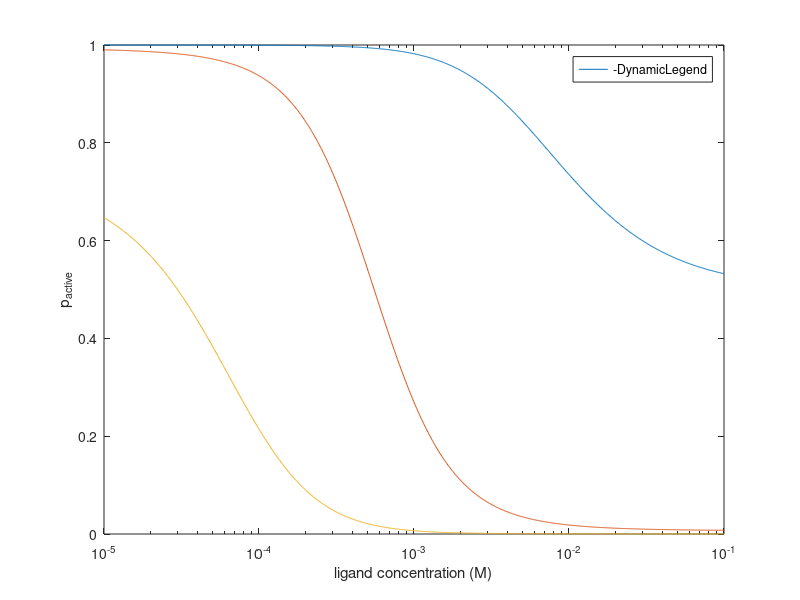

This figure's MATLAB source:
%In this script, we will examine the probability of a chemoreceptor on a
%bacterium being active over a range of ligand concentrations. In the case
%of chemotaxis, the receptor is only active when the receptor is unbound.
%When bound with a particular ligand, a the receptor becomes inactive,
%resulting in the bacterium swimming forward. Methylation/demethylation of
%these receptors allows the bacterium to adapt to varying background levels
%of chemoattractant. This chemical modification effectively changes the
%active energy of the receptor. Let's pretend that we are making those
%chemical modifications.

%We'll start by defining some parameters.
e_a = [-10, -5, -1]; %active receptor binding energy (in kT).
e_i = 0; %inactive receptor binding energy (in kT).
deb_a = -5; %difference in energy of binding to active receptor (in kT).
deb_i = -10; %difference in energy of binding to inactive receptor (in kT).
L = logspace(-5, -1, 1000); %Range of ligand concentrations(in M). 

%Since we are interested in a range of active energies, we'll evaluate our
%function at each e_a through a for loop.
for i=1:length(e_a)
    %To save ourselves some typing, we can write the partition function
    %explicitly. 
    Z = exp(-e_a(i)) .* (1 + L.*exp(-deb_a)).^2 +... 
        exp(-e_i) .* (1 + L.*exp(-deb_i)).^2;

    %The above '...' breaks the long line into two shorter lines. This is 
    %to obey the good coding practice of keeping lines under 80 characters.

    %Now that we have the partition function, let's evaluate P_active. 
    p_active = exp(-e_a(i)) .*(1 + L.*exp(-deb_a)).^2 ./ Z;
    
    %Now we can plot it. We'll add a legend at each step through the
    %'DisplayName' argument of the plotting function. 
    semilogx(L, p_active, 'DisplayName',...
        ['\epsilon_a = ' num2str(e_a(i))     ' kT']);
    hold on;
end

%Most importantly...
xlabel('ligand concentration (M)');
ylabel('p_{active}');
legend('-DynamicLegend'); %Adds the DisplayNames as the legend entries.
hold off;

%The shifting of the curves demonstrates adaptation! Notice how the 'sweet
%spot' (inflection point) is always present, just at different points. This
%is how a bacterium can reverse direction over four orders of magnitude
%regarding ligand concentration. 
